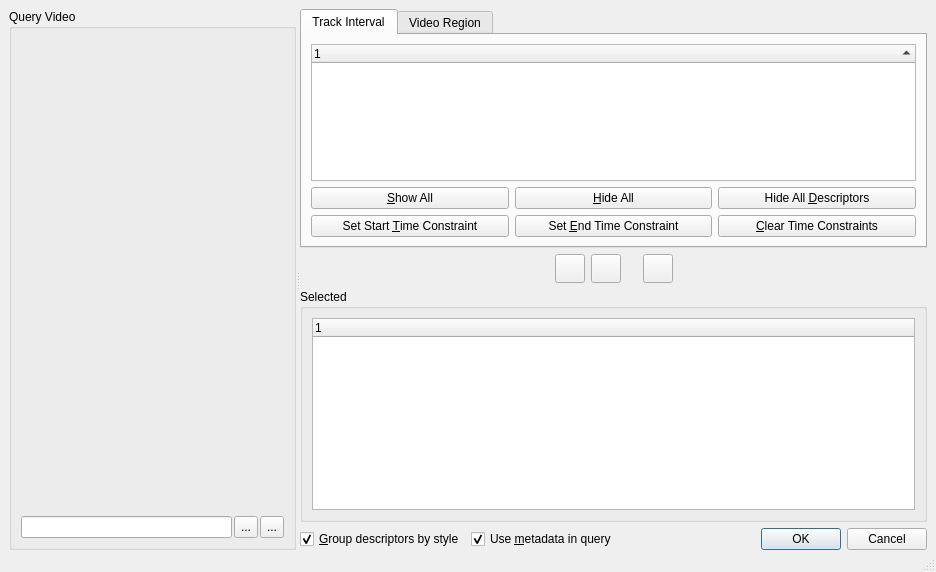
<?xml version="1.0" encoding="UTF-8"?>
<ui version="4.0">
 <class>VideoQueryDialog</class>
 <widget class="QDialog" name="VideoQueryDialog">
  <property name="geometry">
   <rect>
    <x>0</x>
    <y>0</y>
    <width>936</width>
    <height>572</height>
   </rect>
  </property>
  <property name="windowTitle">
   <string>Video Query</string>
  </property>
  <layout class="QVBoxLayout" name="verticalLayout_5">
   <property name="spacing">
    <number>0</number>
   </property>
   <property name="margin">
    <number>0</number>
   </property>
   <item>
    <widget class="QWidget" name="widget" native="true">
     <property name="sizePolicy">
      <sizepolicy hsizetype="Expanding" vsizetype="Expanding">
       <horstretch>0</horstretch>
       <verstretch>0</verstretch>
      </sizepolicy>
     </property>
     <layout class="QVBoxLayout" name="widgetLayout">
      <property name="bottomMargin">
       <number>0</number>
      </property>
      <item>
       <widget class="QSplitter" name="splitter">
        <property name="orientation">
         <enum>Qt::Horizontal</enum>
        </property>
        <widget class="QGroupBox" name="videoPlayerGroup">
         <property name="title">
          <string>Query Video</string>
         </property>
         <layout class="QVBoxLayout" name="verticalLayout">
          <item>
           <widget class="QWidget" name="videoPlayerWidget" native="true">
            <property name="sizePolicy">
             <sizepolicy hsizetype="Expanding" vsizetype="Expanding">
              <horstretch>0</horstretch>
              <verstretch>0</verstretch>
             </sizepolicy>
            </property>
            <property name="minimumSize">
             <size>
              <width>200</width>
              <height>150</height>
             </size>
            </property>
           </widget>
          </item>
          <item>
           <layout class="QHBoxLayout" name="horizontalLayout_2">
            <property name="spacing">
             <number>2</number>
            </property>
            <item>
             <widget class="QLineEdit" name="videoLocation">
              <property name="readOnly">
               <bool>true</bool>
              </property>
             </widget>
            </item>
            <item>
             <widget class="QToolButton" name="chooseVideo">
              <property name="sizePolicy">
               <sizepolicy hsizetype="Preferred" vsizetype="Preferred">
                <horstretch>0</horstretch>
                <verstretch>0</verstretch>
               </sizepolicy>
              </property>
              <property name="toolTip">
               <string>Choose exemplar video...</string>
              </property>
              <property name="text">
               <string>...</string>
              </property>
              <property name="icon">
               <iconset resource="../../Icons/vgvideo.qrc">
                <normaloff>:/icons/16x16/load-video</normaloff>:/icons/16x16/load-video</iconset>
              </property>
             </widget>
            </item>
            <item>
             <widget class="QToolButton" name="reprocessVideo">
              <property name="sizePolicy">
               <sizepolicy hsizetype="Preferred" vsizetype="Preferred">
                <horstretch>0</horstretch>
                <verstretch>0</verstretch>
               </sizepolicy>
              </property>
              <property name="toolTip">
               <string>Reprocess exemplar video</string>
              </property>
              <property name="text">
               <string>...</string>
              </property>
              <property name="icon">
               <iconset resource="../../Icons/vgvideo.qrc">
                <normaloff>:/icons/16x16/refresh</normaloff>:/icons/16x16/refresh</iconset>
              </property>
             </widget>
            </item>
           </layout>
          </item>
         </layout>
        </widget>
        <widget class="QWidget" name="infoWidget" native="true">
         <layout class="QGridLayout" name="gridLayout_2" rowstretch="2,0,0,0">
          <property name="margin">
           <number>0</number>
          </property>
          <item row="0" column="0" colspan="3">
           <widget class="QTabWidget" name="selectionTabs">
            <property name="currentIndex">
             <number>0</number>
            </property>
            <widget class="QWidget" name="trackTab">
             <attribute name="title">
              <string>Track Interval</string>
             </attribute>
             <layout class="QGridLayout" name="gridLayout">
              <item row="0" column="0" colspan="3">
               <widget class="vvDescriptorInfoTree" name="trackDescriptors">
                <property name="editTriggers">
                 <set>QAbstractItemView::NoEditTriggers</set>
                </property>
                <property name="selectionMode">
                 <enum>QAbstractItemView::ExtendedSelection</enum>
                </property>
                <property name="uniformRowHeights">
                 <bool>true</bool>
                </property>
                <property name="sortingEnabled">
                 <bool>true</bool>
                </property>
                <property name="allColumnsShowFocus">
                 <bool>true</bool>
                </property>
                <property name="expandsOnDoubleClick">
                 <bool>false</bool>
                </property>
                <property name="groupByStyle" stdset="0">
                 <bool>true</bool>
                </property>
                <column>
                 <property name="text">
                  <string notr="true">1</string>
                 </property>
                </column>
               </widget>
              </item>
              <item row="1" column="0">
               <widget class="QPushButton" name="showAll">
                <property name="toolTip">
                 <string>Turn on the visibility state of all tracks and descriptors</string>
                </property>
                <property name="text">
                 <string>&amp;Show All</string>
                </property>
               </widget>
              </item>
              <item row="1" column="1">
               <widget class="QPushButton" name="hideAll">
                <property name="toolTip">
                 <string>Turn off the visibility state of all tracks and descriptors</string>
                </property>
                <property name="text">
                 <string>&amp;Hide All</string>
                </property>
               </widget>
              </item>
              <item row="1" column="2">
               <widget class="QPushButton" name="hideAllDescriptors">
                <property name="toolTip">
                 <string>Turn off the visibility state of all descriptors</string>
                </property>
                <property name="text">
                 <string>Hide All &amp;Descriptors</string>
                </property>
               </widget>
              </item>
              <item row="2" column="0">
               <widget class="QPushButton" name="setStartTimeToCurrentFrame">
                <property name="toolTip">
                 <string>Set the start time constraint of the selected track(s) to the time of the currently displayed video frame</string>
                </property>
                <property name="text">
                 <string>Set Start &amp;Time Constraint</string>
                </property>
               </widget>
              </item>
              <item row="2" column="1">
               <widget class="QPushButton" name="setEndTimeToCurrentFrame">
                <property name="toolTip">
                 <string>Set the end time constraint of the selected track(s) to the time of the currently displayed video frame</string>
                </property>
                <property name="text">
                 <string>Set &amp;End Time Constraint</string>
                </property>
               </widget>
              </item>
              <item row="2" column="2">
               <widget class="QPushButton" name="clearTimeConstraints">
                <property name="toolTip">
                 <string>Remove time constraint(s) from the selected track(s)</string>
                </property>
                <property name="text">
                 <string>&amp;Clear Time Constraints</string>
                </property>
               </widget>
              </item>
             </layout>
            </widget>
            <widget class="QWidget" name="videoRegionTab">
             <attribute name="title">
              <string>Video Region</string>
             </attribute>
             <layout class="QGridLayout" name="gridLayout_3">
              <item row="0" column="0" colspan="4">
               <widget class="vvDescriptorInfoTree" name="regionDescriptors">
                <property name="editTriggers">
                 <set>QAbstractItemView::NoEditTriggers</set>
                </property>
                <property name="selectionMode">
                 <enum>QAbstractItemView::ExtendedSelection</enum>
                </property>
                <property name="sortingEnabled">
                 <bool>true</bool>
                </property>
                <property name="allColumnsShowFocus">
                 <bool>true</bool>
                </property>
                <property name="expandsOnDoubleClick">
                 <bool>false</bool>
                </property>
                <property name="groupByStyle" stdset="0">
                 <bool>true</bool>
                </property>
                <column>
                 <property name="text">
                  <string>Name</string>
                 </property>
                </column>
                <column>
                 <property name="text">
                  <string notr="true">Region</string>
                 </property>
                </column>
                <column>
                 <property name="text">
                  <string>Time</string>
                 </property>
                </column>
               </widget>
              </item>
              <item row="1" column="0">
               <widget class="QPushButton" name="addKeyframe">
                <property name="toolTip">
                 <string>Create a new keyframe for the currently displayed video frame</string>
                </property>
                <property name="text">
                 <string>&amp;Add</string>
                </property>
                <property name="icon">
                 <iconset resource="../../Icons/vgvideo.qrc">
                  <normaloff>:/icons/16x16/add</normaloff>:/icons/16x16/add</iconset>
                </property>
               </widget>
              </item>
              <item row="1" column="1">
               <widget class="QPushButton" name="removeKeyframes">
                <property name="toolTip">
                 <string>Remove selected keyframe(s)</string>
                </property>
                <property name="text">
                 <string>&amp;Remove</string>
                </property>
                <property name="icon">
                 <iconset resource="../../Icons/vgvideo.qrc">
                  <normaloff>:/icons/16x16/remove</normaloff>:/icons/16x16/remove</iconset>
                </property>
               </widget>
              </item>
              <item row="1" column="2">
               <widget class="QPushButton" name="loadKeyframes">
                <property name="toolTip">
                 <string>Load keyframes from a file, replacing current keyframes</string>
                </property>
                <property name="text">
                 <string>&amp;Load</string>
                </property>
                <property name="icon">
                 <iconset resource="../../Icons/vgvideo.qrc">
                  <normaloff>:/icons/16x16/load</normaloff>:/icons/16x16/load</iconset>
                </property>
               </widget>
              </item>
              <item row="1" column="3">
               <widget class="QPushButton" name="saveKeyframes">
                <property name="toolTip">
                 <string>Save keyframes to a file</string>
                </property>
                <property name="text">
                 <string>&amp;Save</string>
                </property>
                <property name="icon">
                 <iconset resource="../../Icons/vgvideo.qrc">
                  <normaloff>:/icons/16x16/save</normaloff>:/icons/16x16/save</iconset>
                </property>
               </widget>
              </item>
             </layout>
            </widget>
           </widget>
          </item>
          <item row="1" column="0" colspan="3">
           <layout class="QHBoxLayout" name="horizontalLayout">
            <item>
             <spacer name="horizontalSpacer">
              <property name="orientation">
               <enum>Qt::Horizontal</enum>
              </property>
              <property name="sizeHint" stdset="0">
               <size>
                <width>40</width>
                <height>20</height>
               </size>
              </property>
             </spacer>
            </item>
            <item>
             <widget class="QToolButton" name="moveToSelected">
              <property name="toolTip">
               <string>Add highlighted descriptors to selection</string>
              </property>
              <property name="icon">
               <iconset resource="../../Icons/vgvideo.qrc">
                <normaloff>:/icons/22x22/arrow-down</normaloff>:/icons/22x22/arrow-down</iconset>
              </property>
              <property name="iconSize">
               <size>
                <width>22</width>
                <height>22</height>
               </size>
              </property>
             </widget>
            </item>
            <item>
             <widget class="QToolButton" name="moveToAvailable">
              <property name="toolTip">
               <string>Remove highlighted descriptors from selection</string>
              </property>
              <property name="icon">
               <iconset resource="../../Icons/vgvideo.qrc">
                <normaloff>:/icons/22x22/arrow-up</normaloff>:/icons/22x22/arrow-up</iconset>
              </property>
              <property name="iconSize">
               <size>
                <width>22</width>
                <height>22</height>
               </size>
              </property>
             </widget>
            </item>
            <item>
             <spacer name="horizontalSpacer_3">
              <property name="orientation">
               <enum>Qt::Horizontal</enum>
              </property>
              <property name="sizeType">
               <enum>QSizePolicy::Fixed</enum>
              </property>
              <property name="sizeHint" stdset="0">
               <size>
                <width>16</width>
                <height>20</height>
               </size>
              </property>
             </spacer>
            </item>
            <item>
             <widget class="QToolButton" name="clearSelected">
              <property name="toolTip">
               <string>Clear selected descriptors</string>
              </property>
              <property name="text">
               <string/>
              </property>
              <property name="icon">
               <iconset resource="../../Icons/vgvideo.qrc">
                <normaloff>:/icons/22x22/clear</normaloff>:/icons/22x22/clear</iconset>
              </property>
              <property name="iconSize">
               <size>
                <width>22</width>
                <height>22</height>
               </size>
              </property>
             </widget>
            </item>
            <item>
             <spacer name="horizontalSpacer_2">
              <property name="orientation">
               <enum>Qt::Horizontal</enum>
              </property>
              <property name="sizeHint" stdset="0">
               <size>
                <width>40</width>
                <height>20</height>
               </size>
              </property>
             </spacer>
            </item>
           </layout>
          </item>
          <item row="2" column="0" colspan="3">
           <widget class="QGroupBox" name="selectedGroup">
            <property name="title">
             <string>Selected</string>
            </property>
            <layout class="QVBoxLayout" name="verticalLayout_2">
             <item>
              <widget class="vvDescriptorInfoTree" name="selectedDescriptors">
               <property name="selectionMode">
                <enum>QAbstractItemView::ExtendedSelection</enum>
               </property>
               <property name="groupByStyle" stdset="0">
                <bool>true</bool>
               </property>
               <column>
                <property name="text">
                 <string notr="true">1</string>
                </property>
               </column>
              </widget>
             </item>
            </layout>
           </widget>
          </item>
          <item row="3" column="0">
           <widget class="QCheckBox" name="groupByStyle">
            <property name="toolTip">
             <string>&lt;html&gt;&lt;body&gt;
&lt;p&gt;If checked, descriptor lists will group descriptors by descriptor style. Descriptors with multiple styles will appear in each applicable group.&lt;/p&gt;
&lt;p&gt;If unchecked, no grouping will be done.&lt;/p&gt;&lt;/body&gt;&lt;/html&gt;</string>
            </property>
            <property name="text">
             <string>&amp;Group descriptors by style</string>
            </property>
            <property name="checked">
             <bool>true</bool>
            </property>
           </widget>
          </item>
          <item row="3" column="2">
           <widget class="QDialogButtonBox" name="buttonBox">
            <property name="standardButtons">
             <set>QDialogButtonBox::Cancel|QDialogButtonBox::Ok</set>
            </property>
           </widget>
          </item>
          <item row="3" column="1">
           <widget class="QCheckBox" name="useMetadata">
            <property name="toolTip">
             <string>&lt;html&gt;&lt;body&gt;
&lt;p&gt;If checked, metadata descriptors associated with the selected descriptors will be automatically included in the query.&lt;/p&gt;
&lt;p&gt;If unchecked, no metadata descriptors will be included in the query.&lt;/p&gt;&lt;/body&gt;&lt;/html&gt;</string>
            </property>
            <property name="text">
             <string>Use &amp;metadata in query</string>
            </property>
            <property name="checked">
             <bool>true</bool>
            </property>
           </widget>
          </item>
         </layout>
        </widget>
       </widget>
      </item>
     </layout>
    </widget>
   </item>
   <item>
    <widget class="QStatusBar" name="statusbar"/>
   </item>
  </layout>
 </widget>
 <customwidgets>
  <customwidget>
   <class>vvDescriptorInfoTree</class>
   <extends>QTreeWidget</extends>
   <header>vvDescriptorInfoTree.h</header>
   <slots>
    <slot>setGroupByStyle(bool)</slot>
   </slots>
  </customwidget>
 </customwidgets>
 <resources>
  <include location="../../Icons/vgvideo.qrc"/>
 </resources>
 <connections>
  <connection>
   <sender>buttonBox</sender>
   <signal>accepted()</signal>
   <receiver>VideoQueryDialog</receiver>
   <slot>accept()</slot>
   <hints>
    <hint type="sourcelabel">
     <x>794</x>
     <y>578</y>
    </hint>
    <hint type="destinationlabel">
     <x>456</x>
     <y>664</y>
    </hint>
   </hints>
  </connection>
  <connection>
   <sender>buttonBox</sender>
   <signal>rejected()</signal>
   <receiver>VideoQueryDialog</receiver>
   <slot>reject()</slot>
   <hints>
    <hint type="sourcelabel">
     <x>875</x>
     <y>577</y>
    </hint>
    <hint type="destinationlabel">
     <x>874</x>
     <y>643</y>
    </hint>
   </hints>
  </connection>
  <connection>
   <sender>groupByStyle</sender>
   <signal>toggled(bool)</signal>
   <receiver>trackDescriptors</receiver>
   <slot>setGroupByStyle(bool)</slot>
   <hints>
    <hint type="sourcelabel">
     <x>364</x>
     <y>536</y>
    </hint>
    <hint type="destinationlabel">
     <x>597</x>
     <y>142</y>
    </hint>
   </hints>
  </connection>
  <connection>
   <sender>groupByStyle</sender>
   <signal>toggled(bool)</signal>
   <receiver>regionDescriptors</receiver>
   <slot>setGroupByStyle(bool)</slot>
   <hints>
    <hint type="sourcelabel">
     <x>364</x>
     <y>536</y>
    </hint>
    <hint type="destinationlabel">
     <x>597</x>
     <y>157</y>
    </hint>
   </hints>
  </connection>
  <connection>
   <sender>groupByStyle</sender>
   <signal>toggled(bool)</signal>
   <receiver>selectedDescriptors</receiver>
   <slot>setGroupByStyle(bool)</slot>
   <hints>
    <hint type="sourcelabel">
     <x>364</x>
     <y>536</y>
    </hint>
    <hint type="destinationlabel">
     <x>597</x>
     <y>447</y>
    </hint>
   </hints>
  </connection>
 </connections>
</ui>
